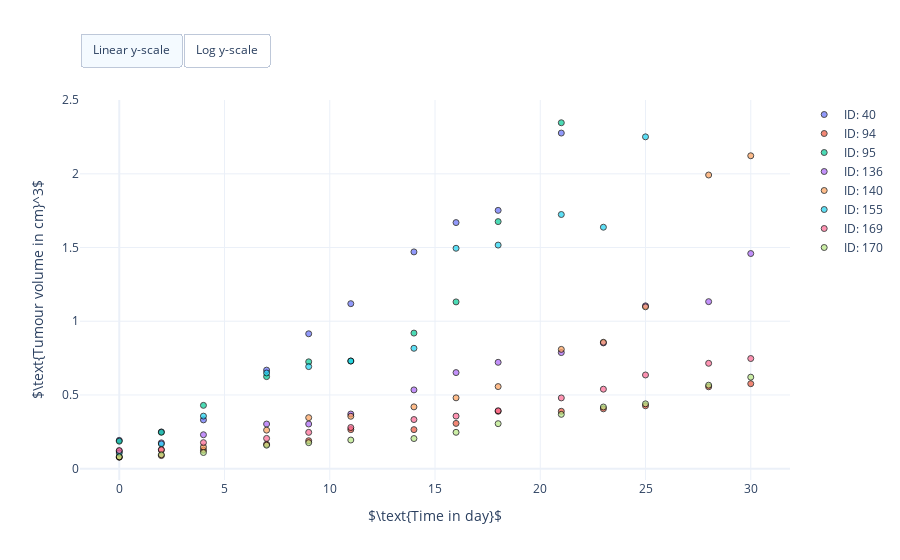

Notebook cell for this chart:
### Markdown cell above
## Show control group data

### Code cell
# Get data
data = erlo.DataLibrary().lung_cancer_control_group()

# Create scatter plot
fig = erlo.plots.PDTimeSeriesPlot()
fig.add_data(data, biomarker='Tumour volume')
fig.set_axis_labels(xlabel=r'$\text{Time in day}$', ylabel=r'$\text{Tumour volume in cm}^3$')

# Show figure
fig.show()

### Figure 1 — Plotly figure (JSON) as saved in the notebook; plotly's stock layout.template omitted (floating-point values rounded to 4 significant figures)
{"data": [{"marker": {"color": "#636EFA", "line": {"color": "black", "width": 1}, "opacity": 0.7, "symbol": "circle"}, "mode": "markers", "name": "ID: 40", "showlegend": true, "type": "scatter", "x": [0, 2, 4, 7, 9, 11, 14, 16, 18, 21], "y": [0.1918, 0.2492, 0.3307, 0.6684, 0.915, 1.119, 1.47, 1.669, 1.752, 2.277]}, {"marker": {"color": "#EF553B", "line": {"color": "black", "width": 1}, "opacity": 0.7, "symbol": "circle"}, "mode": "markers", "name": "ID: 94", "showlegend": true, "type": "scatter", "x": [0, 2, 4, 7, 9, 11, 14, 16, 18, 21, 23, 25, 28, 30], "y": [0.07725, 0.08848, 0.1253, 0.1655, 0.1895, 0.2647, 0.2647, 0.3069, 0.3892, 0.3892, 0.4058, 0.4265, 0.5551, 0.5762]}, {"marker": {"color": "#00CC96", "line": {"color": "black", "width": 1}, "opacity": 0.7, "symbol": "circle"}, "mode": "markers", "name": "ID: 95", "showlegend": true, "type": "scatter", "x": [0, 2, 4, 7, 9, 11, 14, 16, 18, 21], "y": [0.1862, 0.2464, 0.4293, 0.6243, 0.7247, 0.7301, 0.9196, 1.131, 1.676, 2.347]}, {"marker": {"color": "#AB63FA", "line": {"color": "black", "width": 1}, "opacity": 0.7, "symbol": "circle"}, "mode": "markers", "name": "ID: 136", "showlegend": true, "type": "scatter", "x": [0, 2, 4, 7, 9, 11, 14, 16, 18, 21, 23, 25, 28, 30], "y": [0.1186, 0.1751, 0.23, 0.3027, 0.3027, 0.3704, 0.5342, 0.6517, 0.7213, 0.7873, 0.853, 1.105, 1.133, 1.459]}, {"marker": {"color": "#FFA15A", "line": {"color": "black", "width": 1}, "opacity": 0.7, "symbol": "circle"}, "mode": "markers", "name": "ID: 140", "showlegend": true, "type": "scatter", "x": [0, 2, 4, 7, 9, 11, 14, 16, 18, 21, 23, 25, 28, 30], "y": [0.07933, 0.1269, 0.1461, 0.2611, 0.3457, 0.3552, 0.419, 0.4803, 0.5567, 0.809, 0.8573, 1.098, 1.992, 2.123]}, {"marker": {"color": "#19D3F3", "line": {"color": "black", "width": 1}, "opacity": 0.7, "symbol": "circle"}, "mode": "markers", "name": "ID: 155", "showlegend": true, "type": "scatter", "x": [0, 2, 4, 7, 9, 11, 14, 16, 18, 21, 23, 25], "y": [0.1059, 0.1677, 0.3563, 0.649, 0.6922, 0.7301, 0.8165, 1.495, 1.517, 1.724, 1.638, 2.251]}, {"marker": {"color": "#FF6692", "line": {"color": "black", "width": 1}, "opacity": 0.7, "symbol": "circle"}, "mode": "markers", "name": "ID: 169", "showlegend": true, "type": "scatter", "x": [0, 2, 4, 7, 9, 11, 14, 16, 18, 21, 23, 25, 28, 30], "y": [0.123, 0.1288, 0.1764, 0.2052, 0.2461, 0.2788, 0.333, 0.3564, 0.3928, 0.4799, 0.5391, 0.6354, 0.7146, 0.747]}, {"marker": {"color": "#B6E880", "line": {"color": "black", "width": 1}, "opacity": 0.7, "symbol": "circle"}, "mode": "markers", "name": "ID: 170", "showlegend": true, "type": "scatter", "x": [0, 2, 4, 7, 9, 11, 14, 16, 18, 21, 23, 25, 28, 30], "y": [0.08006, 0.09422, 0.1093, 0.159, 0.1762, 0.1941, 0.2042, 0.2464, 0.3051, 0.3683, 0.4182, 0.4396, 0.5662, 0.6206]}], "layout": {"autosize": true, "updatemenus": [{"buttons": [{"args": [{"yaxis.type": "linear"}], "label": "Linear y-scale", "method": "relayout"}, {"args": [{"yaxis.type": "log"}], "label": "Log y-scale", "method": "relayout"}], "direction": "left", "pad": {"r": 0, "t": -10}, "showactive": true, "type": "buttons", "x": 0, "xanchor": "left", "y": 1.15, "yanchor": "top"}], "xaxis": {"title": {"text": "$\\text{Time in day}$"}}, "yaxis": {"title": {"text": "$\\text{Tumour volume in cm}^3$"}}}}
